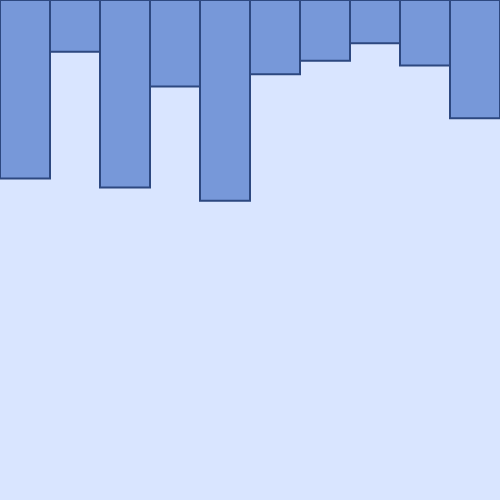
Frame 1 (no input)
Frame 60 (no input): identical to frame 1, image omitted
Frame 120 (the mouse pressed at the canvas centre since frame 60): identical to frame 1, image omitted

The p5.js sketch that drew this single still picture (run headless with seeded random() and noise() and a simulated clock; from frame 60 on, the mouse is pressed at the canvas centre):

// p5.js sketch
// ── sketch.js
/* * * * * * * * * * * * * * * * * * * * * * * *
       Array 
 * * * * * * * * * * * * * * * * * * * * * * * */

let length = 10; //we will use this variable to specify the length of the array
let randomNums = []; //declare an empty array called randomNums

function setup(){
  createCanvas(500, 500);
  colorMode(HSB);

  //count from 0 up to the end of the array
  for(let i=0; i<length; i++){
    //at every index in the array, set a new random number between 0 and 250
    randomNums[i] = random(0, 250);
  }
}

function draw(){
  background(220, 15, 100);
  stroke(220, 65, 50);
  strokeWeight(2);

  //count from 0 up to the end of the array
  for(let i=0; i<length; i++){
    fill(220, 45, 85);
    //draw a rect 10 pixels wide and with 
    rect(i*50, 0, 50, randomNums[i]);
  }
}
